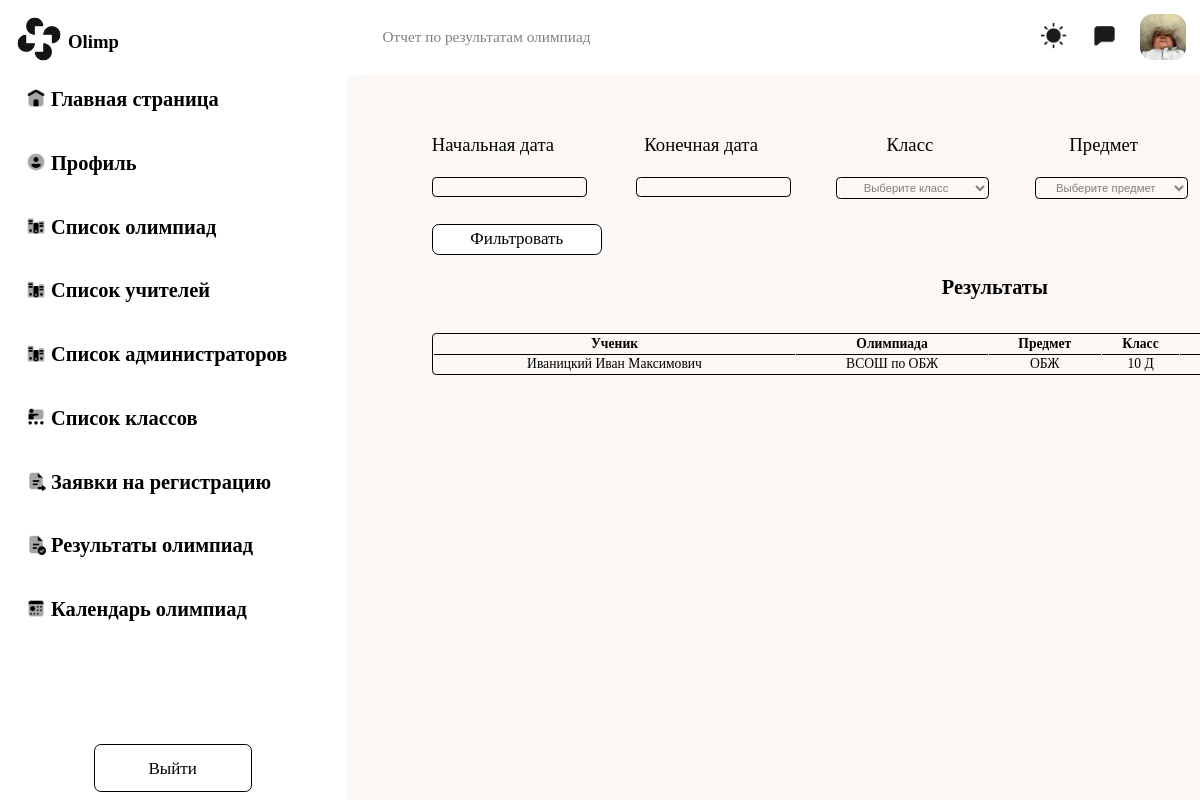
Page /docs/dashboard/ (signed in) on the earlier database version.
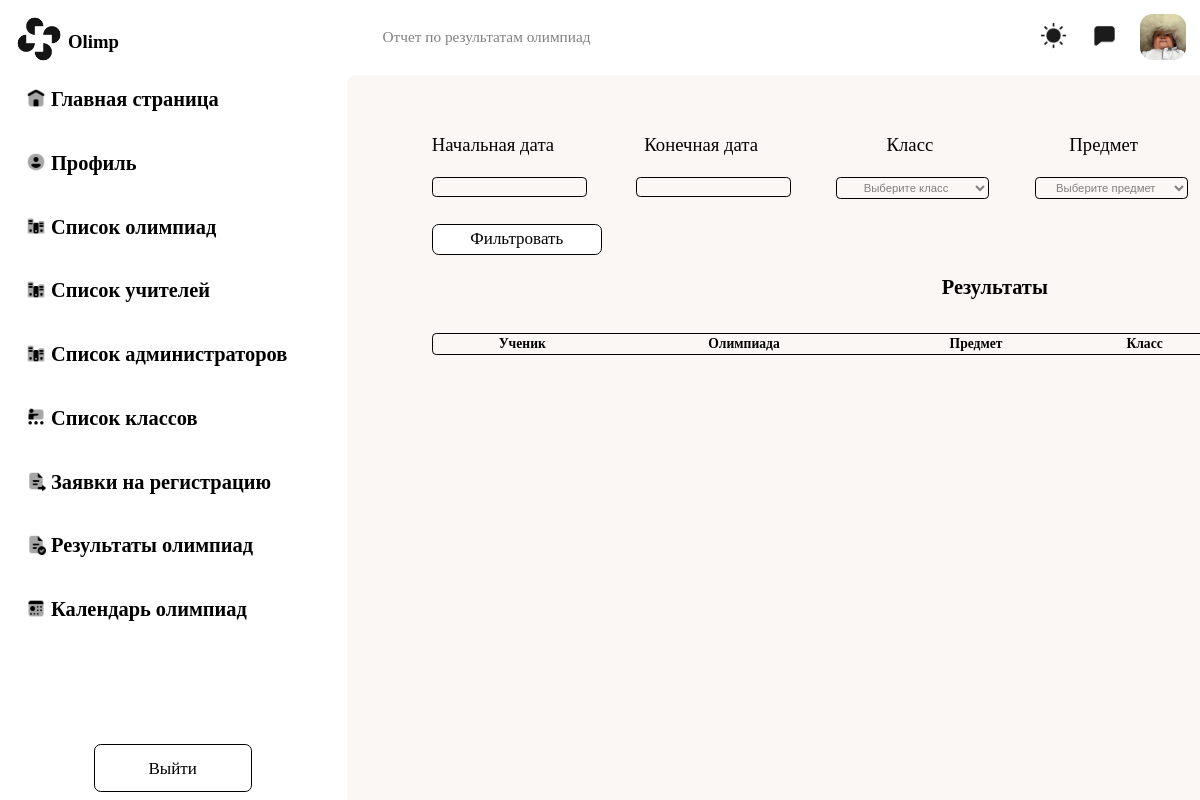
Same page on the later database version.
### result/models.py (models this page shows, shortened)
class Result(models.Model):
    class Meta:
        verbose_name_plural = 'Резльтаты олимпиад'
        verbose_name = 'Результат олимпиады'
    PARTICIPANT = 'У'
    PRIZE = 'ПР'
    WINNER = 'ПОБД'
    STATUSRES = [
        (PARTICIPANT, 'Участник'),
        (PRIZE, 'Призер'),
        (WINNER, 'Победитель')
    ]
    info_children = models.ForeignKey(to="users.User", on_delete=models.CASCADE,
                                      verbose_name='Информация об ученике')
    info_olympiad = models.ForeignKey(to='main.Olympiad', on_delete=models.CASCADE,
                                      verbose_name='Информация об олимпиаде')
    points = models.IntegerField(verbose_name='Количество намбранных очков')
    status_result = models.CharField(verbose_name='Статус результата', max_length=256, choices=STATUSRES,
                                     default=PARTICIPANT)
    advanced = models.BooleanField(default=False, verbose_name='Прошел на следующий этап')
    date_added = models.DateTimeField(auto_now_add=True)

### users/models.py (models this page shows, shortened)
class User(AbstractUser):
    class Meta:
        verbose_name_plural = "Пользователи"
        verbose_name = "Пользователь"
    class Gender(models.TextChoices):
        MALE = 'М'
        WOMENS = 'Ж'
    image = models.ImageField(upload_to='users_images', null=True, blank=True)
    surname = models.CharField(
        "Отчество пользователя (при наличии)", max_length=256, blank=True, null=True
    )
    birth_date = models.DateField('Дата рождения', blank=True, null=True)
    gender = models.CharField("Пол учителя", max_length=2, choices=Gender.choices, default=Gender.MALE)
    is_teacher = models.BooleanField("Учитель", default=False, blank=True,
                                     null=True)  # null ИЗМЕНИТЬ НА FALSE когда будет страница регистрации
    is_child = models.BooleanField("Ученик", default=False, blank=True,
                                   null=True)  # null ИЗМЕНИТЬ НА FALSE когда будет страница регистрации
    is_admin = models.BooleanField("Администратор",
                                   default=False, blank=True,
                                   null=True)  # null ИЗМЕНИТЬ НА FALSE когда будет страница регистрации
    classroom_guide = models.ForeignKey('main.Classroom', related_name='classroom_teachers', blank=True,
                                        on_delete=models.CASCADE, null=True)
    subject = models.ManyToManyField(to="main.Subject", verbose_name="Какой предмет ведёт учитель", blank=True)
    post_job_teacher = models.ManyToManyField(to="main.Post", verbose_name="Должность учителя", blank=True)
    classroom = models.ForeignKey(to='main.Classroom', on_delete=models.CASCADE, verbose_name='Класс ученика',
                                  blank=True, null=True)
    def get_full_name(self):
        return f"{self.last_name} {self.first_name} {self.surname}"

### main/models.py (models this page shows, shortened)
class Olympiad(models.Model):
    class Meta:
        verbose_name_plural = "Олимпиады"
        verbose_name = 'Олимпиада'
    name = models.CharField('Название олимпиады', max_length=256)
    description = models.TextField('Описание олимпиады', blank=True, null=True)
    category = models.ForeignKey(to='categories', on_delete=models.CASCADE, verbose_name='Категория олимпиады',
                                 max_length=256)
    level = models.ForeignKey(to='Level_olympiad', on_delete=models.CASCADE, verbose_name='Название уровня',
                              max_length=256)
    next_stage = models.ForeignKey('Stage', on_delete=models.SET_NULL, null=True, blank=True,
                                   related_name='next_olympiads', verbose_name='Следующий этап')
    stage = models.ForeignKey(to='Stage', on_delete=models.CASCADE, verbose_name='Название этапа', max_length=256)
    subject = models.ForeignKey('Subject', on_delete=models.CASCADE, verbose_name='Название школьного предмета')
    class_olympiad = models.IntegerField('Класс олимпиады')
    date = models.DateField('Дата проведения')
    time = models.TimeField('Время проведения')
    location = models.CharField('Место проведения олимпиады', max_length=256)

class Subject(models.Model):
    class Meta:
        verbose_name_plural = "Школьные предметы"
        verbose_name = 'Школьный предмет'
    name = models.CharField('Название школьного предмета', max_length=256, unique=True)

class Classroom(models.Model):
    class Meta:
        verbose_name_plural = "Учебные классы"
        verbose_name = 'Учебный класс'
    number = models.IntegerField('Цифра', blank=True, null=True)
    letter = models.CharField('Буква', max_length=1, blank=True, null=True)
    teacher = models.ForeignKey(to='users.User', blank=True, null=True, on_delete=models.CASCADE,
                                related_name='teacher')
    child = models.ManyToManyField(to='users.User', blank=True, related_name='Child')

### docs/views.py (the view)
# urls.py: path('dashboard/', DashboardView.as_view(), name='dashboard'),
class DashboardView(AdminRequiredMixin, ListView):
    model = Result
    template_name = 'dashboard.html'
    context_object_name = 'results'
    def get_queryset(self):
        queryset = super().get_queryset()
        start_date = self.request.GET.get('start-date')
        end_date = self.request.GET.get('end-date')
        class_filter = self.request.GET.get('class')
        subject_filter = self.request.GET.get('subject')
        student_filter = self.request.GET.get('student')
        olympiad_filter = self.request.GET.get('olympiad')
        if start_date and end_date:
            queryset = queryset.filter(date_added__range=[start_date, end_date])
        if class_filter:
            queryset = queryset.filter(info_children__classroom__id=class_filter)
        if subject_filter:
            queryset = queryset.filter(info_olympiad__subject__id=subject_filter)
        if student_filter:
            queryset = queryset.filter(
                Q(info_children__first_name__icontains=student_filter) |
                Q(info_children__last_name__icontains=student_filter) |
                Q(info_children__surname__icontains=student_filter)
            )
        if olympiad_filter:
            queryset = queryset.filter(info_olympiad__id=olympiad_filter)
        return queryset
    def get_context_data(self, **kwargs):
        context = super().get_context_data(**kwargs)
        context['classrooms'] = Classroom.objects.all()
        context['subjects'] = Subject.objects.all()
        context['olympiads'] = Olympiad.objects.all()
        return context

### users/mixins.py (called while the page is built)
    def dispatch(self, request, *args, **kwargs):
        if not request.user.is_authenticated or not request.user.is_admin:
            raise PermissionDenied
        return super().dispatch(request, *args, **kwargs)

### docs/templates/dashboard.html (shortened to what this page needs)
{% load static %}
<!DOCTYPE html>
<html lang="en">
<head>
    <link rel="stylesheet" href="https://code.jquery.com/ui/1.12.1/themes/base/jquery-ui.css">
    <link rel="stylesheet" href="{% static 'dashboard/dashboard.css' %}">
    <link rel="stylesheet" href="{% static 'header/header.css' %}">
    <link rel="stylesheet" href="{% static 'navbar/navbar.css' %}">
</head>
{% include 'header/header.html' %}
<p class="wordhead">Отчет по результатам олимпиад</p>
{% include 'navbar/navbar.html' %}
<body>
<div class="main">
    <div class="headpage">
    <form method="get" id="filterForm">
        <div class="startdata">
        <label for="start-date" class="text">Начальная дата</label>
        <input type="text" id="start-date" name="start-date" value="{{ request.GET.start_date }}">
        </div>
        <div class="enddata">
        <label for="end-date"  class="text">Конечная дата</label>
        <input type="text" id="end-date" name="end-date" value="{{ request.GET.end_date }}">
        </div>
        <div class="classroom">
        <label for="class" class="text">Класс</label>
        <select id="class" name="class">
            <option value="">Выберите класс</option>
        </select>
        </div>
        <div class="classsubject">
        <label for="subject" class="text">Предмет</label>
        <select id="subject" name="subject">
            <option value="">Выберите предмет</option>
        </select>
        </div>
        <button type="submit" class="filterbtn">Фильтровать</button>
    </form>
</div>
    <form method="get" action="{% url 'docs:export_excel' %}">
    </form>
    <h2>Результаты</h2>
    <table>
        <thead>
            <tr>
                <th>Ученик</th>
                <th>Олимпиада</th>
                <th>Предмет</th>
                <th>Класс</th>
                <th>Очки</th>
            </tr>
        </thead>
        <tbody>
            {% for result in results %}
                <tr>
                    <td>{{ result.info_children.get_full_name }}</td>
                    <td>{{ result.info_olympiad.name }}</td>
                    <td>{{ result.info_olympiad.subject.name }}</td>
                    <td>{{ result.info_children.classroom.number }} {{ result.info_children.classroom.letter }}</td>
                    <td>{{ result.points }}</td>
                </tr>
            {% endfor %}
        </tbody>
    </table>
</div>
</body>
</html>

Differences in the rows shown:
removed Result: info_children.get_full_name "Иваницкий Иван Максимович", info_olympiad.name "ВСОШ по ОБЖ", info_olympiad.subject.name "ОБЖ", info_children.classroom.number "10", info_children.classroom.letter "Д"
